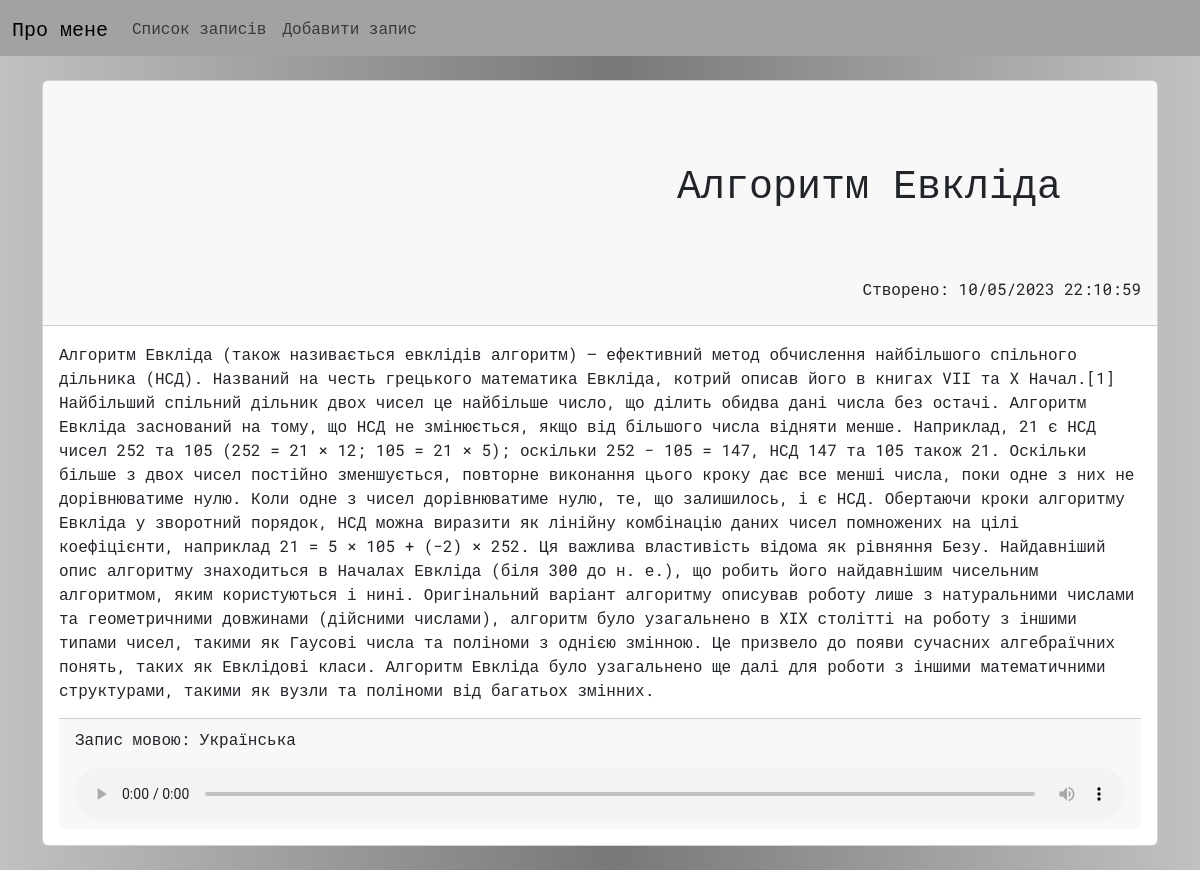
The page /list/algoritm-evklda/ on the database its author committed.
### my_app/models.py (models this page shows, shortened)
class Storage(models.Model):
    title = models.CharField(max_length=100, unique=True)
    title_small = models.CharField(max_length=100, unique=True)
    text = models.TextField()
    lang = models.ForeignKey(Language, on_delete=models.CASCADE)
    audio = models.FilePathField(path=settings.MEDIA_ROOT / 'audio')
    created_at = models.DateTimeField(auto_now_add=True)
    slug = models.SlugField(max_length=100, unique=True, db_index=True)

class Language(models.Model):
    name = models.CharField(max_length=100, unique=True)
    code = models.CharField(max_length=2, unique=True)

### my_app/views.py (the view)
# urls.py: path('list/<slug:slug>/', views.SoundDetail.as_view(), name='detail'),
class SoundDetail(DetailView):
    model = Storage
    template_name = 'my_app/sound_detail.html'

### my_app/templates/my_app/sound_detail.html (shortened to what this page needs)
{% extends 'base.html' %}
{% load tz %}
{% load static %}
{% block css_styles %}
    <link rel="stylesheet" href="{% static 'my_app/sound_detail.css' %}">
{% endblock css_styles %}
{% block content %}
    <div class="container mt-4">
        <div class="grid-item">
            <div class="card">
            <div class="card-header">
                <h1 class='text-end title'>{{object.title}}</h1>
                {% timezone "Europe/Kyiv" %}
                <p class='text-end'>Створено: {{object.created_at|date:"d/m/Y H:i:s"}}</p>
                {% endtimezone %}
            </div>
            <div class="card-body">
                <p>{{object.text}}</p>
                <div class="card-footer">
                    <p>Запис мовою: {{object.lang.name}}</p>
                    <audio src="{{object.audio}}" controls></audio>
                </div>
            </div>
            </div>
        </div>
    </div>
{% endblock content %}

### static/styles.css (style rules this page uses)
* { font-family: "Roboto Mono", monospace; }
body { background: #c1c1c1; background: linear-gradient(90deg, #c1c1c1 0%, #787878 51%, #c1c1c1 100%); }

### my_app/static/my_app/sound_detail.css (style rules this page uses)
.title { margin: 20px 30px; padding: 50px; }
audio { width: 100%; }
.grid-item { margin-bottom: 1.5rem; }

### rows shown on the page
Storage: title "Алгоритм Евкліда", created_at "10/05/2023 22:10:59", text "Алгоритм Евкліда (також називається евклідів алгоритм) — ефективний метод обчислення найбільшого спільного дільника (НСД). Названий на честь грецького математика Евкліда, котрий описав його в книгах VII та X Начал.[1] Найбільший спільний дільник двох чисел це найбільше число, що ділить обидва дані числа без остачі. Алгоритм Евкліда заснований на тому, що НСД не змінюється, якщо від більшого числа відняти менше. Наприклад, 21 є НСД чисел 252 та 105 (252 = 21 × 12; 105 = 21 × 5); оскільки 252 − 105 = 147, НСД 147 та 105 також 21. Оскільки більше з двох чисел постійно зменшується, повторне виконання цього кроку дає все менші числа, поки одне з них не дорівнюватиме нулю. Коли одне з чисел…", lang.name "Українська"
